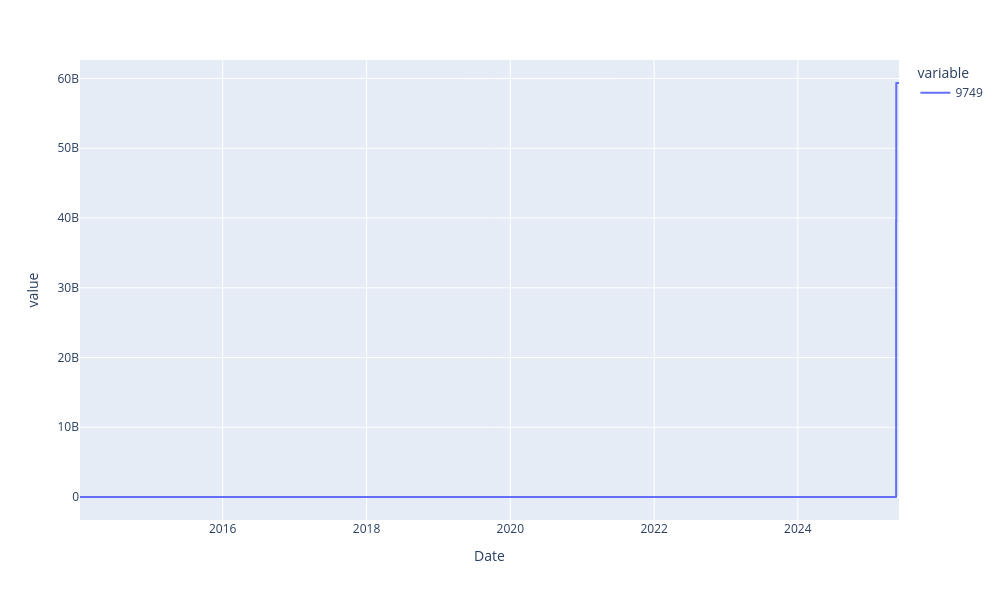

Notebook cell for this chart:
### Code cell
# price_df[problem_stocks].plot()
fig = px.line(
    price_df[problem_stocks],
)

fig.update_layout(
    width=1000,
    height=600,
    hovermode="closest",
    showlegend=True,
)

fig.show()

### Figure 1 — Plotly figure (JSON) as saved in the notebook; plotly's stock layout.template omitted (floating-point values rounded to 4 significant figures; data arrays with more than 128 entries replaced by an {"elided": "..."} marker saying what was removed)
{"data": [{"hovertemplate": "variable=9749<br>Date=%{x}<br>value=%{y}<extra></extra>", "legendgroup": "9749", "line": {"color": "#636efa", "dash": "solid"}, "marker": {"symbol": "circle"}, "mode": "lines", "name": "9749", "showlegend": true, "type": "scattergl", "x": {"elided": "2807 str values"}, "xaxis": "x", "y": {"elided": "2807 float values"}, "yaxis": "y"}], "layout": {"height": 600, "hovermode": "closest", "legend": {"title": {"text": "variable"}, "tracegroupgap": 0}, "margin": {"t": 60}, "showlegend": true, "width": 1000, "xaxis": {"anchor": "y", "domain": [0, 1], "title": {"text": "Date"}}, "yaxis": {"anchor": "x", "domain": [0, 1], "title": {"text": "value"}}}}
